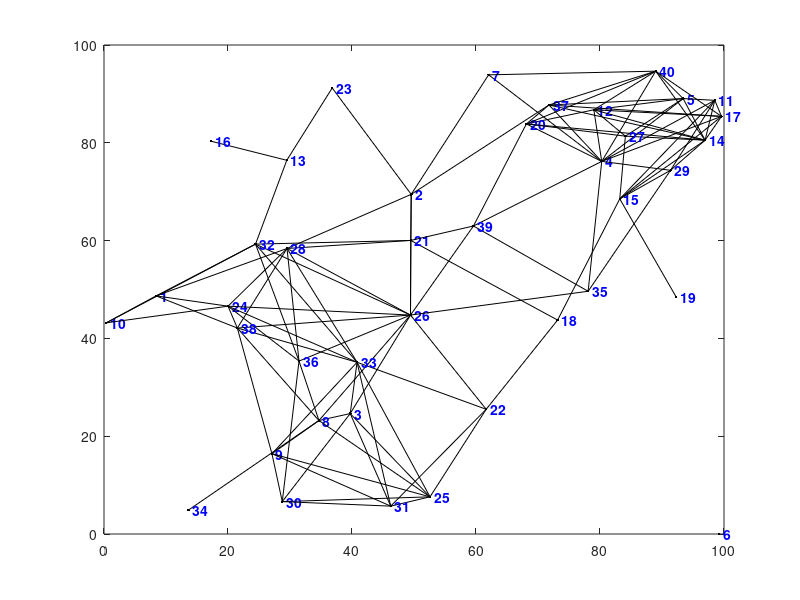

This chart was generated by the following MATLAB code: (Note: this script raises an error after producing the figure.)
function [dist,path] = dijkstra(nodes,segments,start_id,finish_id)
%DIJKSTRA Calculates the shortest distance and path between points on a map
%   using Dijkstra's Shortest Path Algorithm
% 
% [DIST, PATH] = DIJKSTRA(NODES, SEGMENTS, SID, FID)
%   Calculates the shortest distance and path between start and finish nodes SID and FID
% 
% [DIST, PATH] = DIJKSTRA(NODES, SEGMENTS, SID)
%   Calculates the shortest distances and paths from the starting node SID to all
%     other nodes in the map
% 
% Note:
%     DIJKSTRA is set up so that an example is created if no inputs are provided,
%       but ignores the example and just processes the inputs if they are given.
% 
% Inputs:
%     NODES should be an Nx3 or Nx4 matrix with the format [ID X Y] or [ID X Y Z]
%       where ID is an integer, and X, Y, Z are cartesian position coordinates)
%     SEGMENTS should be an Mx3 matrix with the format [ID N1 N2]
%       where ID is an integer, and N1, N2 correspond to node IDs from NODES list
%       such that there is an [undirected] edge/segment between node N1 and node N2
%     SID should be an integer in the node ID list corresponding with the starting node
%     FID (optional) should be an integer in the node ID list corresponding with the finish
% 
% Outputs:
%     DIST is the shortest Euclidean distance
%       If FID was specified, DIST will be a 1x1 double representing the shortest
%         Euclidean distance between SID and FID along the map segments. DIST will have
%         a value of INF if there are no segments connecting SID and FID.
%       If FID was not specified, DIST will be a 1xN vector representing the shortest
%         Euclidean distance between SID and all other nodes on the map. DIST will have
%         a value of INF for any nodes that cannot be reached along segments of the map.
%     PATH is a list of nodes containing the shortest route
%       If FID was specified, PATH will be a 1xP vector of node IDs from SID to FID.
%         NAN will be returned if there are no segments connecting SID to FID.
%       If FID was not specified, PATH will be a 1xN cell of vectors representing the
%         shortest route from SID to all other nodes on the map. PATH will have a value
%         of NAN for any nodes that cannot be reached along the segments of the map..
% 
% Example:
%     dijkstra; % calculates shortest path and distance between two nodes
%               % on a map of randomly generated nodes and segments
% 
% Example:
%     nodes = [(1:10); 100*rand(2,10)]';
%     segments = [(1:17); floor(1:0.5:9); ceil(2:0.5:10)]';
%     figure; plot(nodes(:,2), nodes(:,3),'k.');
%     hold on;
%     for s = 1:17
%         if (s <= 10) text(nodes(s,2),nodes(s,3),[' ' num2str(s)]); end
%         plot(nodes(segments(s,2:3)',2),nodes(segments(s,2:3)',3),'k');
%     end
%     [d, p] = dijkstra(nodes, segments, 1, 10)
%     for n = 2:length(p)
%         plot(nodes(p(n-1:n),2),nodes(p(n-1:n),3),'r-.','linewidth',2);
%     end
%     hold off;
% 
% Author: Joseph Kirk
% Email: jdkirk630 at gmail dot com
% Release: 1.3
% Release Date: 5/18/07

if (nargin < 3) % SETUP
    % (GENERATE RANDOM EXAMPLE OF NODES AND SEGMENTS IF NOT GIVEN AS INPUTS)
    % Create a random set of nodes/vertices,and connect some of them with
    % edges/segments. Then graph the resulting map.
    num_nodes = 40; L = 100; max_seg_length = 30; ids = (1:num_nodes)';
    nodes = [ids L*rand(num_nodes,2)]; % create random nodes
    h = figure; plot(nodes(:,2),nodes(:,3),'k.') % plot the nodes
    text(nodes(num_nodes,2),nodes(num_nodes,3),...
        [' ' num2str(ids(num_nodes))],'Color','b','FontWeight','b')
    hold on
    num_segs = 0; segments = zeros(num_nodes*(num_nodes-1)/2,3);
    for i = 1:num_nodes-1 % create edges between some of the nodes
        text(nodes(i,2),nodes(i,3),[' ' num2str(ids(i))],'Color','b','FontWeight','b')
        for j = i+1:num_nodes
            d = sqrt(sum((nodes(i,2:3) - nodes(j,2:3)).^2));
            if and(d < max_seg_length,rand < 0.6)
                plot([nodes(i,2) nodes(j,2)],[nodes(i,3) nodes(j,3)],'k.-')
                % add this link to the segments list
                num_segs = num_segs + 1;
                segments(num_segs,:) = [num_segs nodes(i,1) nodes(j,1)];
            end
        end
    end
    segments(num_segs+1:num_nodes*(num_nodes-1)/2,:) = [];
    axis([0 L 0 L])
    % Calculate Shortest Path Using Dijkstra's Algorithm
    % Get random starting/ending nodes,compute the shortest distance and path.
    start_id = ceil(num_nodes*rand); disp(['start id = ' num2str(start_id)]);
    finish_id = ceil(num_nodes*rand); disp(['finish id = ' num2str(finish_id)]);
    [distance,path] = dijkstra(nodes,segments,start_id,finish_id);
    disp(['distance = ' num2str(distance)]); disp(['path = [' num2str(path) ']']);
    % If a Shortest Path exists,Plot it on the Map.
    figure(h)
    for k = 2:length(path)
        m = find(nodes(:,1) == path(k-1));
        n = find(nodes(:,1) == path(k));
        plot([nodes(m,2) nodes(n,2)],[nodes(m,3) nodes(n,3)],'ro-','LineWidth',2);
    end
    title(['Shortest Distance from ' num2str(start_id) ' to ' ...
        num2str(finish_id) ' = ' num2str(distance)])
    hold off
    
else %--------------------------------------------------------------------------
    % MAIN FUNCTION - DIJKSTRA'S ALGORITHM
    
    % initializations
    node_ids = nodes(:,1);
    [num_map_pts,cols] = size(nodes);
    table = sparse(num_map_pts,2);
    shortest_distance = Inf(num_map_pts,1);
    settled = zeros(num_map_pts,1);
    path = num2cell(NaN(num_map_pts,1));
    col = 2;
    pidx = find(start_id == node_ids);
    shortest_distance(pidx) = 0;
    table(pidx,col) = 0;
    settled(pidx) = 1;
    path(pidx) = {start_id};
    if (nargin < 4) % compute shortest path for all nodes
        while_cmd = 'sum(~settled) > 0';
    else % terminate algorithm early
        while_cmd = 'settled(zz) == 0';
        zz = find(finish_id == node_ids);
    end
    while eval(while_cmd)
        % update the table
        table(:,col-1) = table(:,col);
        table(pidx,col) = 0;
        % find neighboring nodes in the segments list
        neighbor_ids = [segments(node_ids(pidx) == segments(:,2),3);
            segments(node_ids(pidx) == segments(:,3),2)];
        % calculate the distances to the neighboring nodes and keep track of the paths
        for k = 1:length(neighbor_ids)
            cidx = find(neighbor_ids(k) == node_ids);
            if ~settled(cidx)
                d = sqrt(sum((nodes(pidx,2:cols) - nodes(cidx,2:cols)).^2));
                if (table(cidx,col-1) == 0) || ...
                        (table(cidx,col-1) > (table(pidx,col-1) + d))
                    table(cidx,col) = table(pidx,col-1) + d;
                    tmp_path = path(pidx);
                    path(cidx) = {[tmp_path{1} neighbor_ids(k)]};
                else
                    table(cidx,col) = table(cidx,col-1);
                end
            end
        end
        % find the minimum non-zero value in the table and save it
        nidx = find(table(:,col));
        ndx = find(table(nidx,col) == min(table(nidx,col)));
        if isempty(ndx)
            break
        else
            pidx = nidx(ndx(1));
            shortest_distance(pidx) = table(pidx,col);
            settled(pidx) = 1;
        end
    end
    if (nargin < 4) % return the distance and path arrays for all of the nodes
        dist = shortest_distance';
        path = path';
    else % return the distance and path for the ending node
        dist = shortest_distance(zz);
        path = path(zz);
        path = path{1};
    end
end
